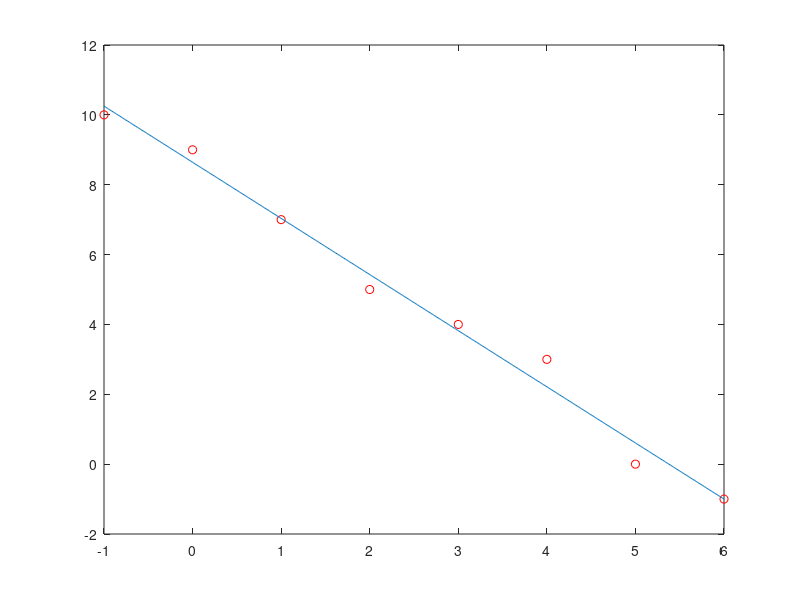

The MATLAB source for this figure:
clear all
clc

%Datos
x = [-1,0,1,2,3,4,5,6];
y = [10,9,7,5,4,3,0,-1];
n = length(x);

%Grafico de Dispersion
figure(1)
plot(x,y,'ro') %la o hace lo mismo que scatter
hold on %evita que se borre el grafico anterior

%Calculo del sistema matricial
A = zeros(2,2);
A(1,1) = sum(x.^2);
A(1,2) = sum(x);
A(2,1) = sum(x);
A(2,2) = n;

B = [ sum(x.*y) ; sum(y) ];

%Calculo de los coeficientes a y b
sol = A\B;
display('y=ax+b')
a = sol(1)
b = sol(2)

f = @(x)(a*x+b); % inline('a*x+b','x') (no funciona)

%Discretizacion y grafico de la recta
xx = x(1):0.01:x(n);
yy = f(xx);
plot(xx,yy)

%Calculo del coeficiente de determinacion
y_media = mean(y);
SSres = sum( ( f(x) - y ).^2 );
SStot = sum( (y_media - y).^2 );
R2 = 1 - SSres/SStot 